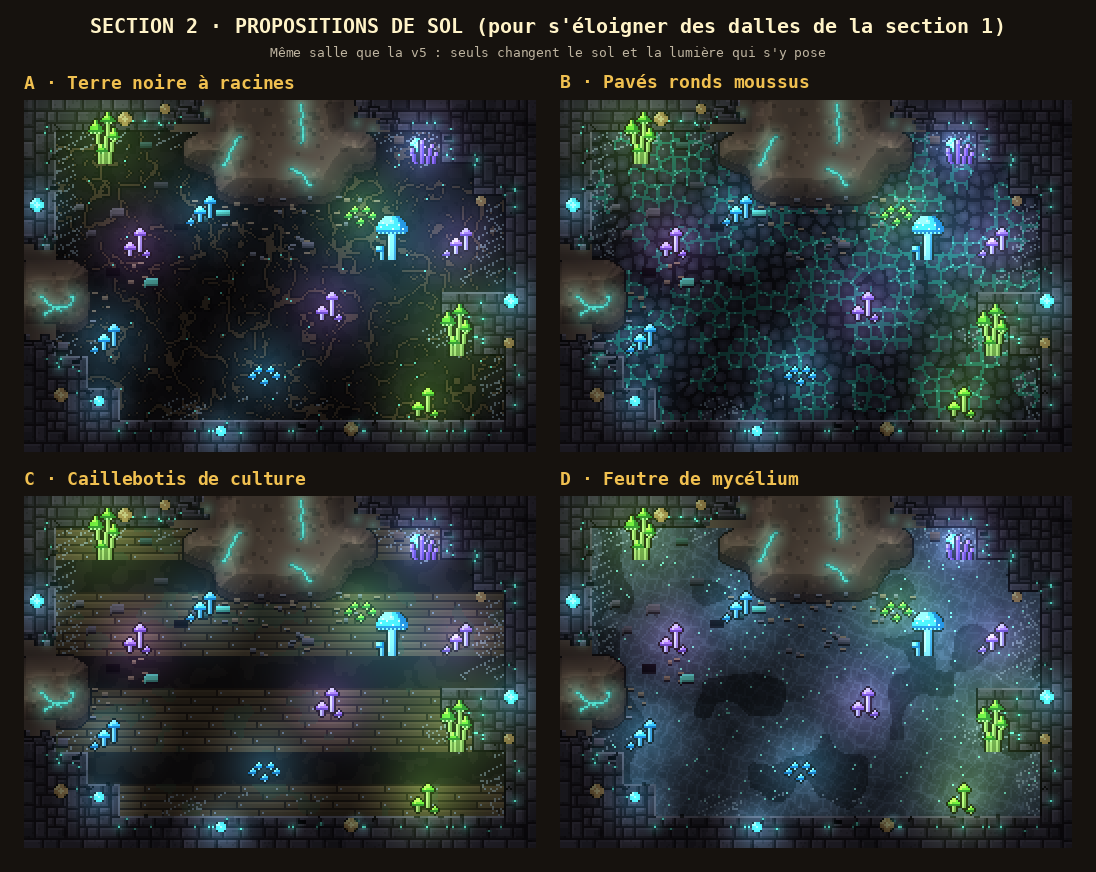

The Python source for this figure:
"""Section 2 : propositions de SOL (Thomas, 2026-11-14 : « propose un autre sol, pour ne pas être trop proche du design
de la section précédente »). Le sol en jeu (terre brun-violet, flaques, quelques dalles) rappelle trop les dalles de la
section 1. Quatre pistes, sur la même salle que la planche v5 (murs, éboulis, champignons) :

- A · Terre noire à racines : terre presque noire, un réseau de fines racines, des bouts de racines qui luisent ; aucune dalle.
- B · Pavés ronds moussus : des galets ronds serrés (pas des dalles carrées), joints pleins de mousse bleu-vert.
- C · Caillebotis de culture : des planches posées sur la boue, comme dans une vraie champignonnière.
- D · Feutre de mycélium : le sol entier est un tapis de mycélium gris-bleu, fibreux, taché de spores.

  python3 art/champi_sols_v1.py   → art/champi_sols_v1.png
"""
import math
import os
import sys

import numpy as np
from PIL import Image, ImageDraw

sys.path.insert(0, os.path.dirname(os.path.abspath(__file__)))
import champi_v1 as V1  # noqa: E402
import champi_v3 as V3  # noqa: E402
import champi_v4 as V4  # noqa: E402
import champi_v5 as V5  # noqa: E402
from pix import fbm, font, hash2, outline_mask, up, value_noise  # noqa: E402

T = 16


def floor_roots(xs, ys):
    n = fbm(xs, ys, 6, 901, 2)
    out = np.zeros(xs.shape + (3,))
    tones = [(22, 18, 20), (28, 23, 25), (34, 28, 30)]
    for i, c in enumerate(tones):
        sel = (n >= i / 3) & (n < (i + 1) / 3) if i < 2 else (n >= 2 / 3)
        out[sel] = c
    r1 = np.abs(fbm(xs, ys, 18, 902, 3) - 0.5) < 0.016
    r2 = np.abs(fbm(xs, ys, 9, 903, 2) - 0.5) < 0.012
    roots = r1 | r2
    out[roots] = (84, 60, 44)
    out[outline_mask(roots) & ~roots] *= 0.7
    tips = roots & (hash2(xs.astype(int), ys.astype(int), 904) > 0.985)
    out[tips] = (120, 255, 214)
    return out


def floor_cobbles(xs, ys):
    """Galets ronds : cellules de Voronoï sur une grille de 7 pixels, bords arrondis, mousse dans les joints."""
    cell = 7
    gx, gy = (xs // cell).astype(int), (ys // cell).astype(int)
    best = np.full(xs.shape, 1e9)
    second = np.full(xs.shape, 1e9)
    seedv = np.zeros(xs.shape)
    for dy in (-1, 0, 1):
        for dx in (-1, 0, 1):
            cx, cy = gx + dx, gy + dy
            px = (cx + 0.2 + 0.6 * hash2(cx, cy, 911)) * cell
            py = (cy + 0.2 + 0.6 * hash2(cx, cy, 912)) * cell
            d = np.hypot(xs - px, ys - py)
            closer = d < best
            second = np.where(closer, best, np.minimum(second, d))
            seedv = np.where(closer, hash2(cx, cy, 913), seedv)
            best = np.where(closer, d, best)
    edge = second - best
    base = np.array((60, 56, 70))[None, None, :] * (0.8 + 0.35 * seedv)[..., None]
    shade = np.clip(1.15 - best / cell, 0.75, 1.15)
    out = base * shade[..., None]
    joint = edge < 1.4
    out[joint] = (22, 20, 26)
    moss = joint & (fbm(xs, ys, 10, 914, 2) > 0.5)
    out[moss] = (40, 110, 96)
    out[moss & (hash2(xs.astype(int), ys.astype(int), 915) > 0.9)] = (90, 200, 170)
    return out


def floor_boards(xs, ys):
    """Caillebotis : planches de 4 pixels, en travées de 3 cases, posées sur une boue sombre (visible entre les travées)."""
    mud = np.zeros(xs.shape + (3,))
    mud[:] = (30, 24, 24)
    mud[fbm(xs, ys, 8, 921, 2) > 0.55] = (40, 32, 30)
    lane = ((ys // T).astype(int) % 3) != 2
    plank = (ys.astype(int) % 4)
    board_id = (ys // 4).astype(int) * 7 + ((xs + (ys // 4) * 13) // 24).astype(int)
    tint = 0.8 + 0.3 * hash2(board_id, board_id * 3, 922)
    out = np.array((96, 72, 50))[None, None, :] * tint[..., None]
    out[plank == 0] = (48, 34, 26)
    out[plank == 1] *= 1.15
    ends = ((xs + (ys // 4) * 13).astype(int) % 24) == 0
    out[ends] = (48, 34, 26)
    rot = fbm(xs, ys, 12, 923, 2) > 0.66
    out[rot] = out[rot] * 0.6 + np.array((60, 80, 56)) * 0.4
    nail = (((xs + (ys // 4) * 13).astype(int) % 24) == 2) & (plank == 2)
    out[nail] = (150, 150, 160)
    return np.where(lane[..., None], out, mud)


def floor_felt(xs, ys):
    """Feutre de mycélium : fibres gris-bleu entrecroisées, taches plus sombres, spores lumineuses."""
    n = fbm(xs, ys, 5, 931, 3)
    out = np.array((70, 76, 88))[None, None, :] * (0.75 + 0.5 * n)[..., None]
    f1 = ((xs + ys * 0.5 + 6 * value_noise(xs, ys, 6, 932)).astype(int) % 5) == 0
    f2 = ((xs * 0.4 - ys + 6 * value_noise(xs, ys, 7, 933)).astype(int) % 6) == 0
    out[f1 | f2] *= 1.22
    dark = fbm(xs, ys, 24, 934, 2) < 0.36
    out[dark] *= 0.6
    spores = hash2(xs.astype(int), ys.astype(int), 935) > 0.992
    out[spores] = (150, 255, 220)
    return out


OPTIONS = [("A · Terre noire à racines", floor_roots), ("B · Pavés ronds moussus", floor_cobbles),
           ("C · Caillebotis de culture", floor_boards), ("D · Feutre de mycélium", floor_felt)]


def main():
    V3.PRE_HOOK = lambda a, xs, ys, wm: V4.worn_walls(a, xs, ys, wm)
    V3.HOOK = V5.displaced_stones
    V3.FALLEN_BRICKS = False
    rooms = []
    for name, fn in OPTIONS:
        V1.floor_C = fn
        rooms.append((name, up(V3.room(), 2)))
    pad = 24
    rw, rh = rooms[0][1].size
    Wb = pad + 2 * (rw + pad)
    Hb = 80 + 2 * (rh + 44)
    sheet = Image.new("RGB", (Wb, Hb), (22, 18, 14))
    d = ImageDraw.Draw(sheet)
    d.text((Wb // 2, 26), "SECTION 2 · PROPOSITIONS DE SOL (pour s'éloigner des dalles de la section 1)", fill=(255, 243, 200), font=font(20), anchor="mm")
    d.text((Wb // 2, 52), "Même salle que la v5 : seuls changent le sol et la lumière qui s'y pose", fill=(190, 180, 160), font=font(13, False), anchor="mm")
    for i, (name, im) in enumerate(rooms):
        x = pad + (i % 2) * (rw + pad)
        y = 70 + (i // 2) * (rh + 44)
        d.text((x, y + 4), name, fill=(240, 192, 80), font=font(18), anchor="lt")
        sheet.paste(im, (x, y + 30))
    out = os.path.join(os.path.dirname(os.path.abspath(__file__)), "champi_sols_v1.png")
    sheet.save(out)
    print("art/champi_sols_v1.png", sheet.size)


if __name__ == "__main__":
    main()
